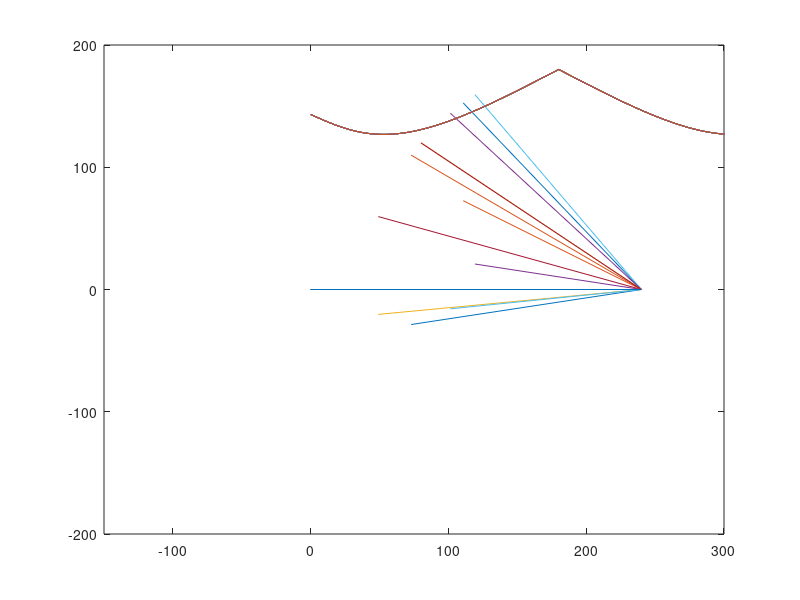

Source code (MATLAB):
clearvars;
clc;
r1=240;
r2=80;
r3=120;
r4=200;
n=1;
for theta2=0:30:360;
    z=sqrt(r1^2 + r2^2 - 2*r1*r2*cosd(theta2))
    y=acosd((z^2 - r3^2- r4^2) / (-2*r3*r4))
    a=acosd((z^2 + r1^2- r2^2) / (2*z*r1))
    b=acosd((z^2 + r4^2- r3^2) / (2*z*r4))
    theta3=180-a-b-y
    theta4=180-a-b
    theta_3(n)= theta3
    theta_4 (n)= theta4
    n=n+1
    P1= [0;0];
    P2= [r2*cosd(theta2) ; r2*sind(theta2)]
    P3= [r2*cosd(theta2)+r3*cosd(theta3) ; r2*sind(theta2)+r3*sind(theta3)]
    P4= [r1;0];
    axis ([-150 300 -200 200])
    k1=plot([P1(1),P2(1)],[P1(2),P2(2)])
    hold on 
    k2=plot([P2(1),P3(1)],[P2(2),P3(2)])
    k3=plot([P3(1),P4(1)],[P3(2),P4(2)])
    k4=plot([P4(1),P1(1)],[P4(2),P1(2)])
    drawnow
    pause(0.5)
    delete(k1)
    delete(k2)

clearvars;
clc;
r1=240;
r2=80;
r3=120;
r4=200;
n=1;
for theta2=0:1:360
    z=sqrt(r1^2 + r2^2 - 2*r1*r2*cosd(theta2))
    y=acosd((z^2 - r3^2- r4^2) / (-2*r3*r4))
    a=acosd((z^2 + r1^2- r2^2) / (2*z*r1))
    b=acosd((z^2 + r4^2- r3^2) / (2*z*r4))
    theta3=180-a-b-y
    theta4=180-a-b
    theta_4 (n)= theta4
    n=n+1
end
theta2=0:1:360;
 plot(theta2,theta_4)
end